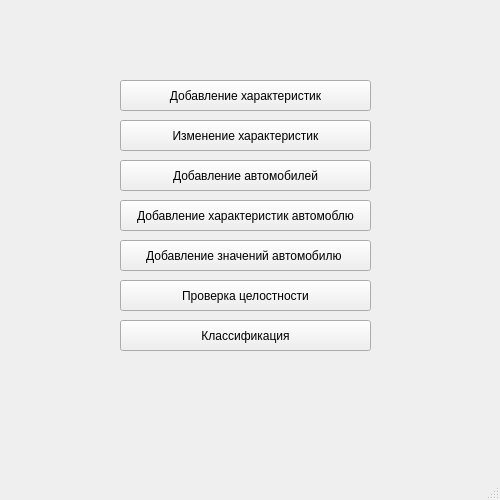
<?xml version="1.0" encoding="UTF-8"?>
<ui version="4.0">
 <class>MainWindow</class>
 <widget class="QMainWindow" name="MainWindow">
  <property name="geometry">
   <rect>
    <x>0</x>
    <y>0</y>
    <width>500</width>
    <height>500</height>
   </rect>
  </property>
  <property name="windowTitle">
   <string>Классификатор автомобилей</string>
  </property>
  <widget class="QWidget" name="centralwidget">
   <widget class="QPushButton" name="pushButton">
    <property name="geometry">
     <rect>
      <x>120</x>
      <y>80</y>
      <width>251</width>
      <height>31</height>
     </rect>
    </property>
    <property name="text">
     <string>Добавление характеристик</string>
    </property>
   </widget>
   <widget class="QPushButton" name="pushButton_2">
    <property name="geometry">
     <rect>
      <x>120</x>
      <y>120</y>
      <width>251</width>
      <height>31</height>
     </rect>
    </property>
    <property name="text">
     <string>Изменение характеристик</string>
    </property>
   </widget>
   <widget class="QPushButton" name="pushButton_3">
    <property name="geometry">
     <rect>
      <x>120</x>
      <y>160</y>
      <width>251</width>
      <height>31</height>
     </rect>
    </property>
    <property name="text">
     <string>Добавление автомобилей</string>
    </property>
   </widget>
   <widget class="QPushButton" name="pushButton_4">
    <property name="geometry">
     <rect>
      <x>120</x>
      <y>200</y>
      <width>251</width>
      <height>31</height>
     </rect>
    </property>
    <property name="text">
     <string>Добавление характеристик автомоблю</string>
    </property>
   </widget>
   <widget class="QPushButton" name="pushButton_5">
    <property name="geometry">
     <rect>
      <x>120</x>
      <y>240</y>
      <width>251</width>
      <height>31</height>
     </rect>
    </property>
    <property name="text">
     <string>Добавление значений автомобилю </string>
    </property>
   </widget>
   <widget class="QPushButton" name="pushButton_6">
    <property name="geometry">
     <rect>
      <x>120</x>
      <y>280</y>
      <width>251</width>
      <height>31</height>
     </rect>
    </property>
    <property name="text">
     <string>Проверка целостности</string>
    </property>
   </widget>
   <widget class="QPushButton" name="pushButton_7">
    <property name="geometry">
     <rect>
      <x>120</x>
      <y>320</y>
      <width>251</width>
      <height>31</height>
     </rect>
    </property>
    <property name="text">
     <string>Классификация</string>
    </property>
   </widget>
  </widget>
  <widget class="QMenuBar" name="menubar">
   <property name="geometry">
    <rect>
     <x>0</x>
     <y>0</y>
     <width>500</width>
     <height>26</height>
    </rect>
   </property>
  </widget>
  <widget class="QStatusBar" name="statusbar"/>
 </widget>
 <resources/>
 <connections/>
</ui>
